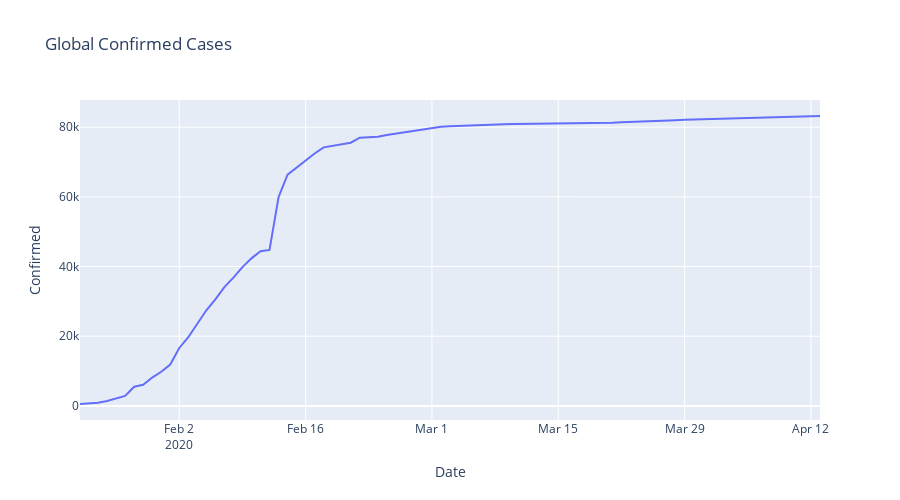

Source (notebook cell):
### Code cell
fig = px.line(country_df_regres.loc[country_df_regres['Country']=='China'], x="Date", y="Confirmed", 
              height=500, title='Global Confirmed Cases'
             )
fig.show()
